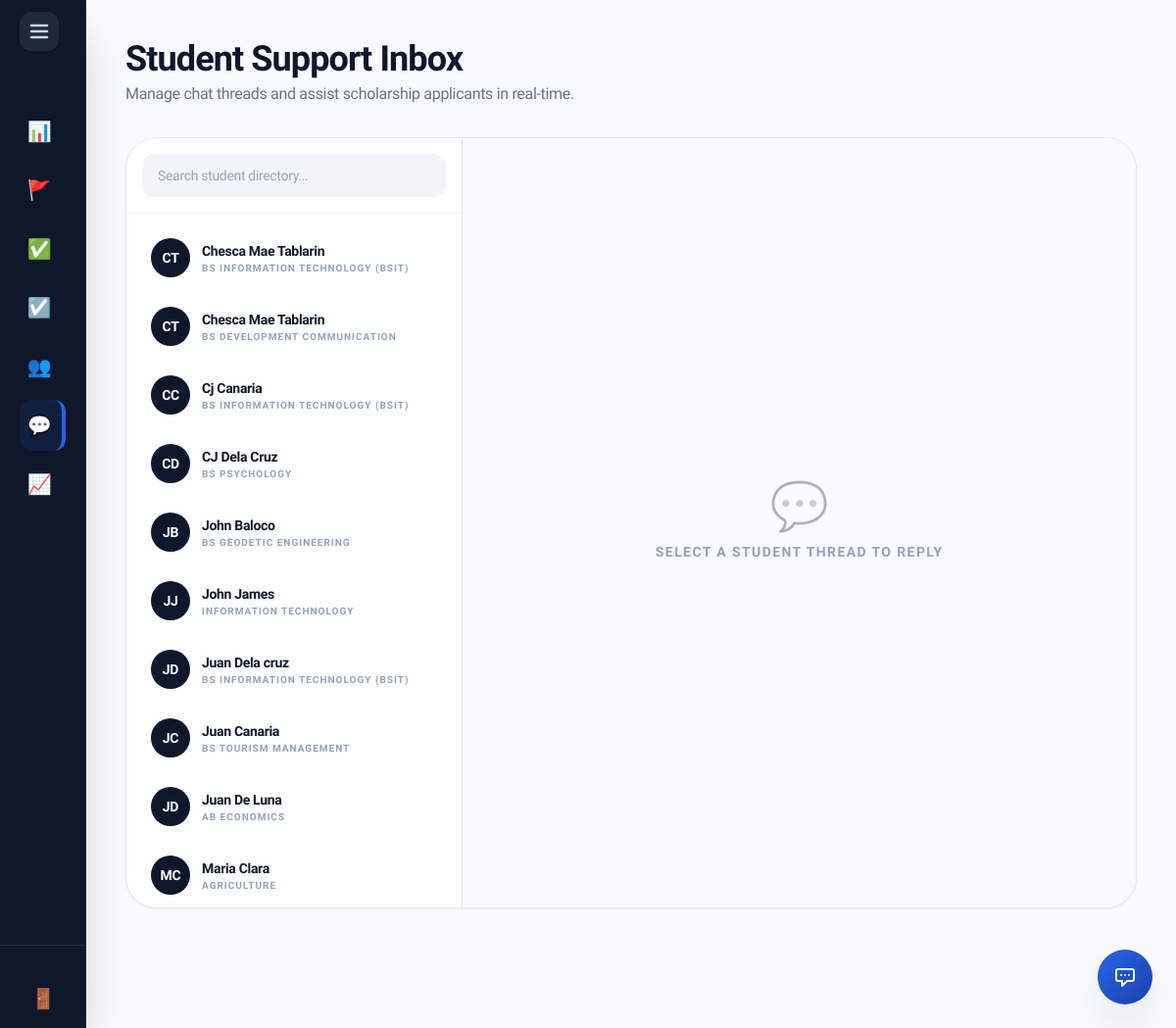
Page /internal_admin/messages.php (signed in) on the earlier database version.
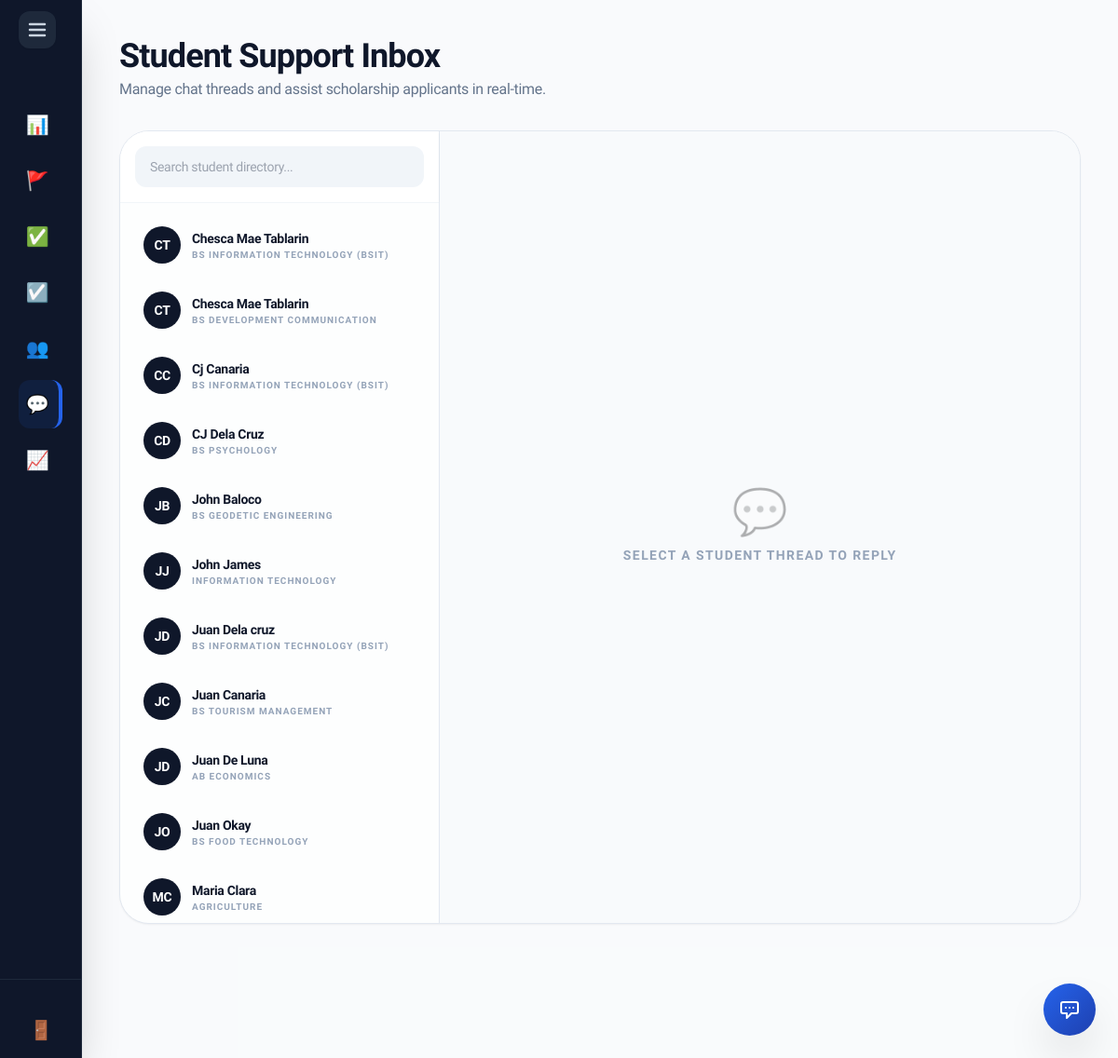
Same page on the later database version.
### tables this page shows
CREATE TABLE `users` (
  `UserID` int(11) NOT NULL AUTO_INCREMENT,
  `Username` varchar(50) NOT NULL,
  `Email` varchar(100) NOT NULL,
  `PasswordHash` varchar(255) NOT NULL,
  `FirstName` varchar(100) NOT NULL,
  `LastName` varchar(100) NOT NULL,
  `Role` enum('Student','Internal_Admin','External_Admin','Super_Admin') DEFAULT 'Student',
  `AccountStatus` varchar(20) DEFAULT 'Active',
  `StudentID_Num` varchar(50) DEFAULT NULL,
  `YearLevel` varchar(50) DEFAULT NULL,
  `GPA` decimal(4,2) DEFAULT NULL,
  `Major` varchar(100) DEFAULT NULL,
  `ProgramID` int(11) DEFAULT NULL,
  `Department` varchar(100) DEFAULT NULL,
  `Organization` varchar(100) DEFAULT NULL,
  `ContactNumber` varchar(20) DEFAULT NULL,
  `DateOfBirth` date DEFAULT NULL,
  `ProfilePicture` varchar(255) DEFAULT NULL,
  `ResetToken` varchar(255) DEFAULT NULL,
  `ResetTokenExpire` datetime DEFAULT NULL,
  `Gender` varchar(20) NOT NULL DEFAULT 'Not Specified',
  PRIMARY KEY (`UserID`),
  UNIQUE KEY `Username` (`Username`),
  UNIQUE KEY `Email` (`Email`)
);

### internal_admin/messages.php (the view, shortened to what the changed rows need)
<?php
include '../includes/db_connect.php';
include '../includes/header.php';
$admin_id = $_SESSION['user_id'];
try {
    $stmt = $pdo->prepare("
        SELECT u.UserID, u.FirstName, u.LastName, u.Major,
               (SELECT COUNT(*) FROM messages m WHERE m.SenderID = u.UserID AND m.ReceiverID = :admin_id AND m.IsRead = 0) AS unread_count
        FROM users u
        WHERE u.Role = 'Student'
        ORDER BY unread_count DESC, u.FirstName ASC
    ");
    $stmt->execute(['admin_id' => $admin_id]);
    $students = $stmt->fetchAll(PDO::FETCH_ASSOC);
} catch (PDOException $e) {
    die("Error fetching students: " . $e->getMessage());
}
?>
<main class="flex-1 p-5 lg:p-10 lg:ml-72 bg-slate-50/50 min-h-screen transition-all duration-300 flex flex-col">
    <header class="mb-6 lg:mb-8 shrink-0">
        <h2 class="text-3xl lg:text-4xl font-black text-slate-900 tracking-tight">Student Support Inbox</h2>
    </header>
    <div class="flex-1 bg-white border border-slate-200 rounded-[2rem] shadow-sm flex overflow-hidden min-h-[550px] max-h-[75vh]">
        <div class="w-full md:w-1/3 border-r border-slate-200 bg-slate-50/30 flex flex-col shrink-0">
            <div id="studentListContainer" class="flex-1 overflow-y-auto p-3 space-y-1">
                <?php foreach($students as $student): ?>
                    <button onclick="openChat(<?= $student['UserID'] ?>, '<?= htmlspecialchars($student['FirstName'] . ' ' . $student['LastName'], ENT_QUOTES) ?>', this)"
                            data-name="<?= strtolower(htmlspecialchars($student['FirstName'] . ' ' . $student['LastName'], ENT_QUOTES)) ?>"
                            class="student-thread-btn w-full flex items-center justify-between p-3 rounded-xl hover:bg-white hover:shadow-sm border border-transparent hover:border-slate-200 transition-all text-left group focus:outline-none">
                        <div class="flex items-center gap-3 overflow-hidden">
                            <div class="w-10 h-10 bg-slate-900 text-white rounded-full flex items-center justify-center font-black text-sm shrink-0 shadow-sm group-hover:bg-blue-600 transition-colors">
                                <?= strtoupper(substr($student['FirstName'], 0, 1) . substr($student['LastName'], 0, 1)) ?>
                            </div>
                            <div class="overflow-hidden">
                                <h4 class="font-black text-slate-900 text-xs lg:text-sm truncate group-hover:text-blue-600 transition-colors">
                                    <?= htmlspecialchars($student['FirstName'] . ' ' . $student['LastName']) ?>
                                </h4>
                                <p class="text-[9px] lg:text-[10px] font-black text-slate-400 uppercase tracking-widest truncate">
                                    <?= htmlspecialchars($student['Major'] ?? 'Information Technology') ?>
                                </p>
                            </div>
                        </div>
                    </button>
                <?php endforeach; ?>
            </div>
        </div>
    </div>
</main>
<?php include '../includes/footer.php'; ?>

Differences in the rows shown:
added users: FirstName+LastName "JO", FirstName+LastName "Juan Okay", Major "BS FOOD TECHNOLOGY"
